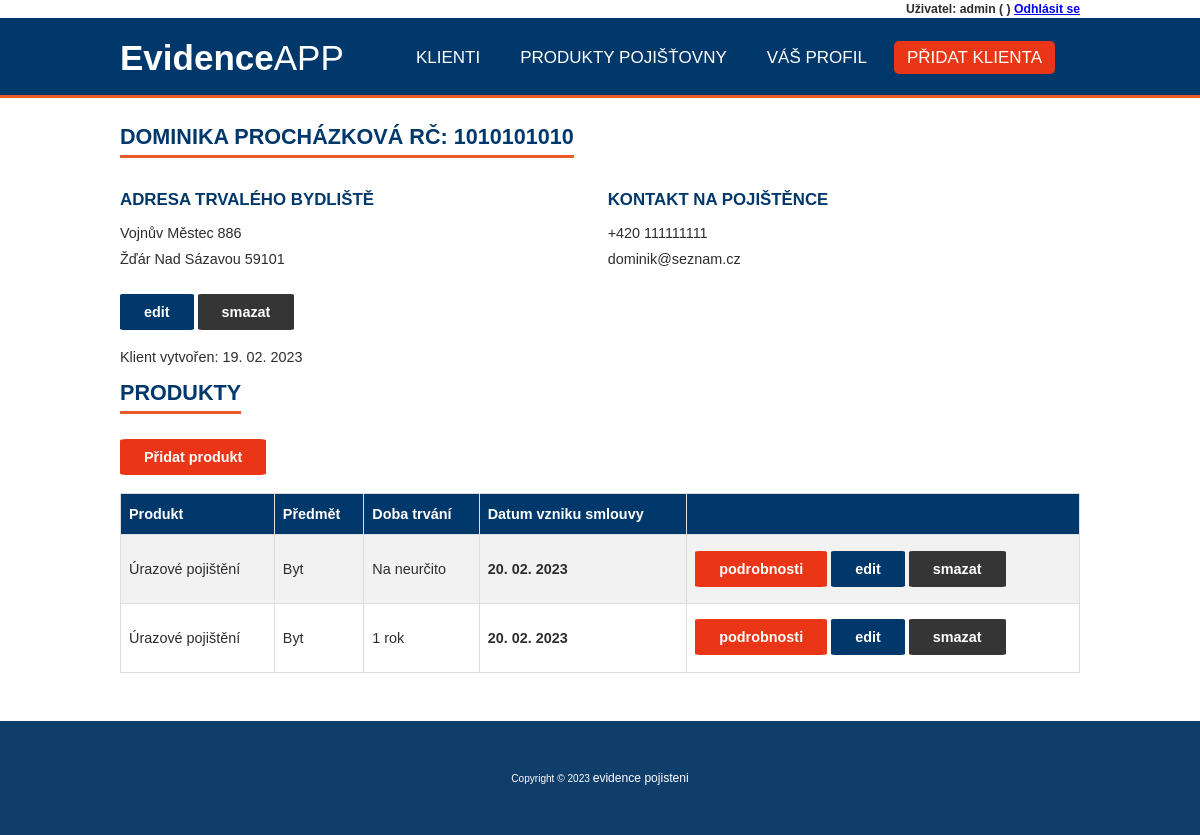
Page /klient/10 (signed in) on the committed database.
### evidence_pojisteni/models.py (models this page shows, shortened)
class Klient(models.Model):
    user = models.OneToOneField(User, null=True, on_delete=models.CASCADE)
    jmeno = models.CharField(max_length=200, null=True, verbose_name='Jméno')
    prijmeni = models.CharField(max_length=180, null=True, verbose_name='Příjmení')
    rodne_cislo = models.CharField(max_length=10, validators=[rodne_cislo], null=True, unique=True, verbose_name='Rodné číslo')
    ulice = models.CharField(max_length=180, null=True, verbose_name='Ulice')
    cislo_popisne = models.CharField(max_length=15, null=True, verbose_name='Číslo popisné')
    psc = models.CharField(max_length=5, validators=[psc], null=True, verbose_name='PSČ')
    mesto = models.CharField(max_length=120, null=True, verbose_name='Město')
    e_mail = models.EmailField(max_length=120, null=True, unique=True, verbose_name='E-mail')
    telefon = models.CharField(max_length=9,validators=[telefon], null=True, unique=True, verbose_name='Telefon')
    date_created = models.DateTimeField(auto_now_add=True, null=True, verbose_name='Datum registrace')
    class Meta:
            verbose_name="Klient"
            verbose_name_plural="Klienti"

class Produkty(models.Model):
    VYBER_PRODUKTU = (
    ('Pojištění majetku','Pojištění majetku'),
    ('Úrazové pojištění','Úrazové pojištění'),
    ('Cestovní pojištění','Cestovní pojištění'),
    )
    STATUS = (
        ('aktivní', 'Aktivní'),
        ('neaktivní', 'Neaktivní'),
    )
    DOBA_TRVANI = (
        ('1 rok', '1 rok'),
        ('2 roky', '2 roky'),
        ('Na neurčito', 'na neurčito'),
    )
    klient = models.ForeignKey(Klient, null=True, on_delete=models.SET_NULL)
    nazev_produktu = models.CharField(
        max_length=80,
        choices=VYBER_PRODUKTU,
        null=True,
        verbose_name='Název produktu')
    predmet = models.CharField(max_length=80, null=True, verbose_name='Předmět produktu')
    castka = models.CharField(max_length=10, validators=[only_int], null=True, verbose_name='Částka')
    doba_trvani = models.CharField(
        max_length=80,
        null=True,
        choices=DOBA_TRVANI,
        verbose_name='Doba trvání smlouvy',
        )
    platnost_od = models.CharField(max_length=20,null=True, verbose_name='Platnost od')
    platnost_do = models.CharField(max_length=20,null=True, verbose_name='Platnost do')
    date_created = models.DateTimeField(auto_now_add=True, null=True, verbose_name='Datum registrace')
    status = models.CharField(
        max_length=32,
        choices=STATUS,
        null=True,
        default='aktivni',
        verbose_name='Status',
    )
    class Meta:
            verbose_name="Produkt"
            verbose_name_plural="Produkty"

### evidence_pojisteni/decorators.py (the view)
        def wrapper_func(request, *args, **kwargs):
            group = None
            if request.user.groups.exists():
                group = request.user.groups.all()[0].name
            if group in allowed_roles:
                return view_func(request, *args, **kwargs)
            else:
                return HttpResponse('Pro zobrazení dané stránky nemáš oprávnění')

### evidence_pojisteni/views.py (called while the page is built)
@login_required(login_url='login')
@allowed_users(allowed_roles=['admin'])
def klient(request, pk):
    klient = Klient.objects.get(pk=pk)
    produkty = klient.produkty_set.all()
    context = {'klient':klient, 'produkty':produkty}
    return render(request, 'evidence_pojisteni/klient.html', context)

### evidence_pojisteni/templates/evidence_pojisteni/klient.html
{% extends "base.html" %}
{% block content %}
<h2> {{ klient.jmeno }} {{ klient.prijmeni }} RČ: {{ klient.rodne_cislo }} </h2>
    <section class="section">
        <div class="col span-1-of-2">
            <h3>Adresa trvalého bydliště</h3>
            <p>{{ klient.ulice}} {{ klient.cislo_popisne }}</p>
            <p>{{ klient.mesto }}  {{ klient.psc }}</p>
        </div>
        <div class="col span-1-of-2">
            <h3>Kontakt na pojištěnce</h3>
            <p>+420 {{ klient.telefon }}</p>
            <p>{{ klient.e_mail }}</p>
        </div>
    </section>
                <a class="tlacitko tlacitko1" href="{% url 'update_klient' klient.id %}">edit</a>
                <a class="tlacitko tlacitko3" href="{% url 'delete_klient' klient.id %}">smazat</a>
                <p>Klient vytvořen: {{ klient.date_created }}</p>
<h2>Produkty</h2>
<p><a class="tlacitko tlacitko2" href="{% url 'create_produkt' klient.id %}">Přidat produkt</a></p>
<table id="klienti">
    <tr>
        <th>Produkt</th>
        <th>Předmět</th>
        <th>Doba trvání</th>
        <th>Datum vzniku smlouvy</th>
        <th></th>
    </tr>
    {% for produkty in produkty %}
    <tr>
        <td>{{ produkty.nazev_produktu }}</td>
        <td>{{ produkty.predmet }}</td>
        <td>{{ produkty.doba_trvani }}</td>
        <td><strong>{{ produkty.date_created }}</strong></td>
        <td>
            <a class="tlacitko tlacitko2" href="{% url 'produkt' produkty.id %}">podrobnosti</a>
            <a class="tlacitko tlacitko1" href="{% url 'update_produkt' produkty.id %}">edit</a>
            <a class="tlacitko tlacitko3" href="{% url 'delete_produkt' produkty.id %}">smazat</a></td>
    </tr>
    {% endfor %}
</table>
{% endblock %}

### evidence_pojisteni/templates/base.html (shortened to what this page needs)
<!DOCTYPE html>
<html lang="cs-cz">
<head>
    {% load static %}
    <link rel="stylesheet" type="text/css" href=" {% static '/evidence_pojisteni/style.css' %} ">
    <link rel="stylesheet" href=" {% static '/evidence_pojisteni/grid.css' %} ">
    <link rel="stylesheet" href=" {% static '/evidence_pojisteni/all.css' %} ">
</head>
<body>
    <div class="user_panel">
        <span>Uživatel: {{request.user}} ({{request.user.klient.jmeno}} {{request.user.klient.prijmeni}})</span>
        <span><a href="{% url 'logout' %}">Odhlásit se</a></span>
    </div>
    <header id="header">
        <nav>
            <label class="logo"><span>Evidence</span>APP</label>
            <ul>
                {% if request.user.is_staff %}
                {% url 'home' as home_url %}
                <li><a class="{% if request.path == home_url %}active{% endif %}" href="{% url 'home' %}">Klienti</a></li>
                {% endif %}
                {% url 'produkty' as produkty_url %}
                <li><a class="{% if request.path == produkty_url %}active{% endif %}" href="{% url 'produkty' %}">Produkty pojišťovny</a></li>
                {% url 'user_page' as user_url %}
                <li><a class="{% if request.path == user_url %}active{% endif %}" href="{% url 'user_page' %}">Váš profil</a></li>
                {% if request.user.is_staff %}
                {% url 'create_klient' as create_klient_url %}
                <li><a class="{% if request.path == create_klient_url %}active{% endif %}" href="{% url 'create_klient' %}" id="kontaktbtn">Přidat klienta</a></li>
                {% endif %}
            </ul>
        </nav>
    </header>
    <main id="centrovac" class="content">
        {% block content %}
        {% endblock %}
    </main>
    <footer>
        <p>Copyright © 2023 <a href="{% url 'home' %}">evidence pojisteni</a></p>
    </footer>
</body>
</html>

### evidence_pojisteni/static/evidence_pojisteni/style.css (style rules this page uses)
* { margin: 0 auto; padding: 0; box-sizing: border-box; font-family: Arial, Helvetica, sans-serif; }
body { font: 0.9em "Poppins"; color: #2d2d2d; box-sizing: border-box; }
#centrovac { width: 960px; margin: 0 auto; text-align: justify; }
p { margin:10px 0; }
.user_panel { max-width: 960px; text-align: end; color: #2d2d2d; font-size: 0.85em; font-weight: 200; margin: 0.15em auto; }
#header { background-color: #00386b; height: 80px; width: 100%; position: sticky; top: 0; z-index: 100; border-bottom: 3px solid #eb5c28; margin-bottom: 1.5em; }
nav { max-width: 960px; height: 80px; border-bottom: 3px solid #eb5c28; }
label.logo { color: white; font-size: 35px; line-height: 80px; }
span { font-weight: bold; }
#kontaktbtn { background-color: #ea3616; border-radius: 5px; }
nav ul { float: right; margin-right: 20px; }
nav ul li { display: inline-block; line-height: 80px; margin: 0px 5px; }
nav ul li a { color: white; font-size: 17px; text-transform: uppercase; padding: 7px 13px; text-decoration: none; }
#klienti { font-family: Arial, Helvetica, sans-serif; border-collapse: collapse; width: 100%; }
#klienti td, #klienti th { border: 1px solid #ddd; padding: 8px; }
#klienti tr:nth-child(even) { background-color: #f2f2f2; }
#klienti th { padding-top: 12px; padding-bottom: 12px; text-align: left; background-color: #00386b; color: white; }
#klienti td a { text-decoration: none; }
#centrovac { max-width: 80%; margin: 0 auto; text-align: justify; }
h1, h2, h3 { color: #00386b; width: max-content; padding: 5px 0; font-weight: bold; text-transform: uppercase; margin: 0; }
h1, h2 { margin: 0; font-size: 1.5em; border-bottom: 3px solid #eb5c28; margin-bottom: 0.8em; margin-top: 0.5em; }
h3 { margin-bottom: 0.5em; }
.content { width: 80%; margin: auto; margin-top: 80px; margin-bottom: 80px; }
.tlacitko { border: none; border-radius: 4%; color: white; font-weight: bold; padding: 10px 24px; text-align: center; text-decoration: none; display: inline-block; font-size: 1em; margin-top: 0.5em; margin-bottom: 0.6em; }
.tlacitko1 { background-color: #00386b; }
.tlacitko2 { background-color: #ea3616; }
.tlacitko3 { background-color: #353535; }
footer { background-color: #103e6b; height: 20%; text-align: center; font-size: 0.7em; color: white; padding: 40px; margin-top: 4%; }
footer a { color: white; font-size: 1.2em; text-decoration: none; }

### evidence_pojisteni/static/evidence_pojisteni/grid.css (style rules this page uses)
.section { clear: both; padding: 0px; margin: 0px; }
.col { display: block; float:left; margin: 1% 0 1% 1.6%; }
.col:first-child { margin-left: 0; }
.span-1-of-2 { width: 49.2%; }

### rows in the picture
Klient: jmeno "DOMINIKA", prijmeni "PROCHÁZKOVÁ", rodne_cislo "1010101010", ulice "Vojnův Městec", cislo_popisne "886", mesto "Žďár Nad Sázavou", psc "59101", telefon "111111111", e_mail "dominik@seznam.cz", date_created "19. 02. 2023"
Produkty: nazev_produktu "Úrazové pojištění", predmet "Byt", doba_trvani "Na neurčito", date_created "20. 02. 2023"
Produkty: nazev_produktu "Úrazové pojištění", predmet "Byt", doba_trvani "1 rok", date_created "20. 02. 2023"

### other values in the picture
{{ request.user }} "admin"
